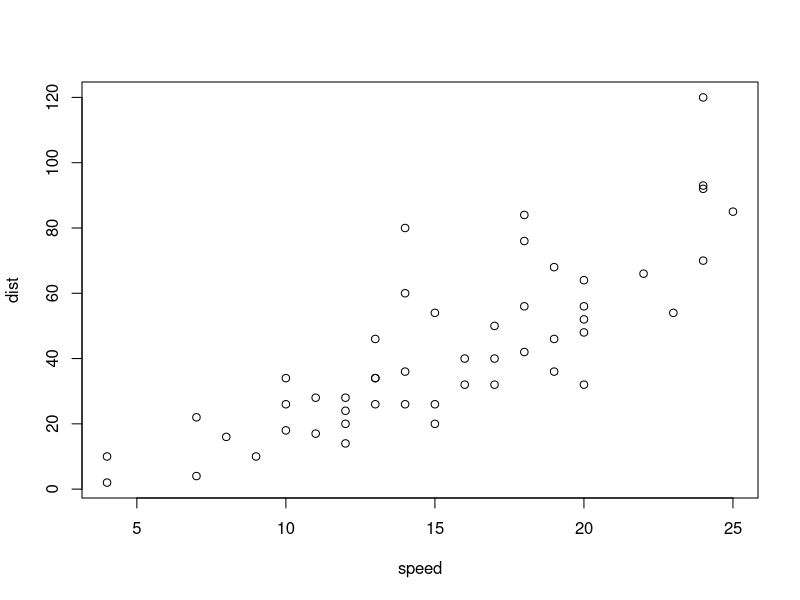
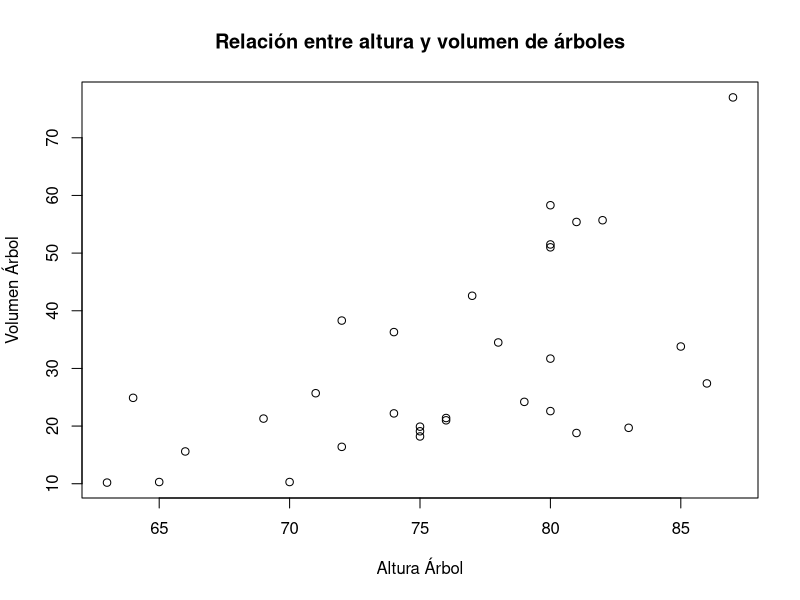
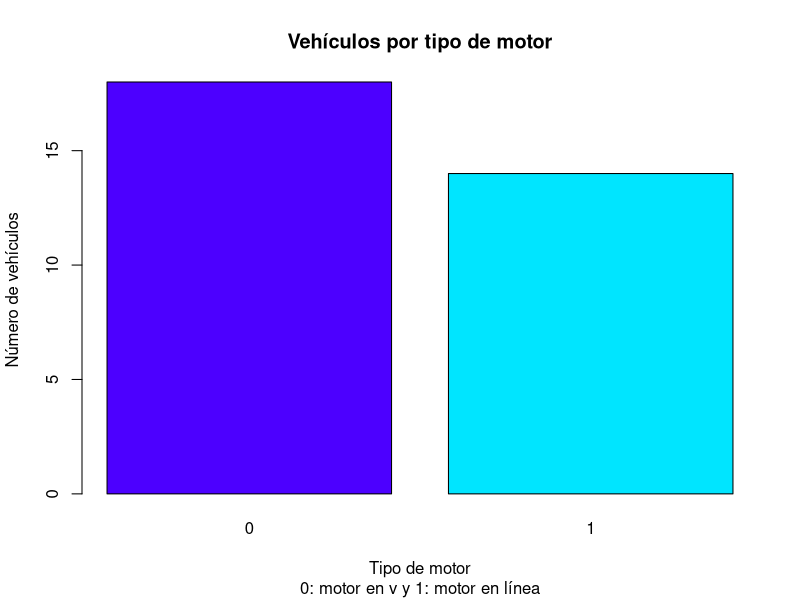
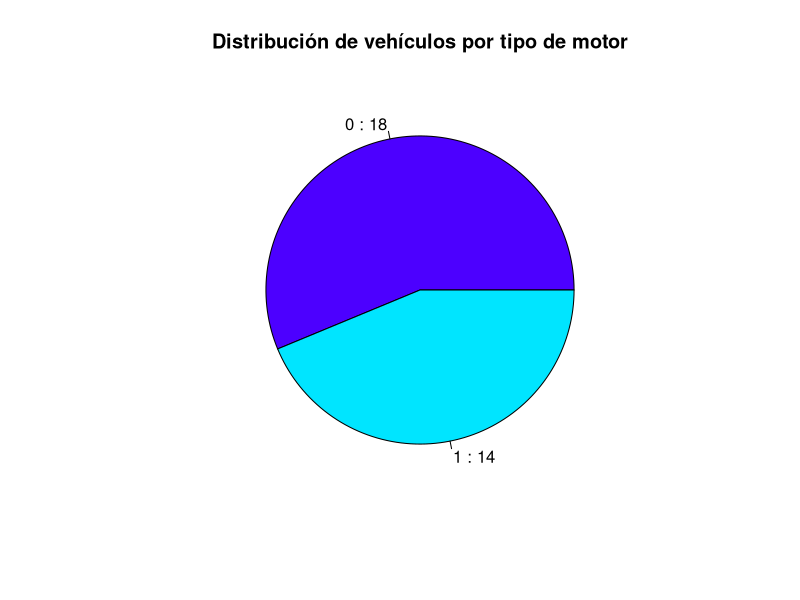
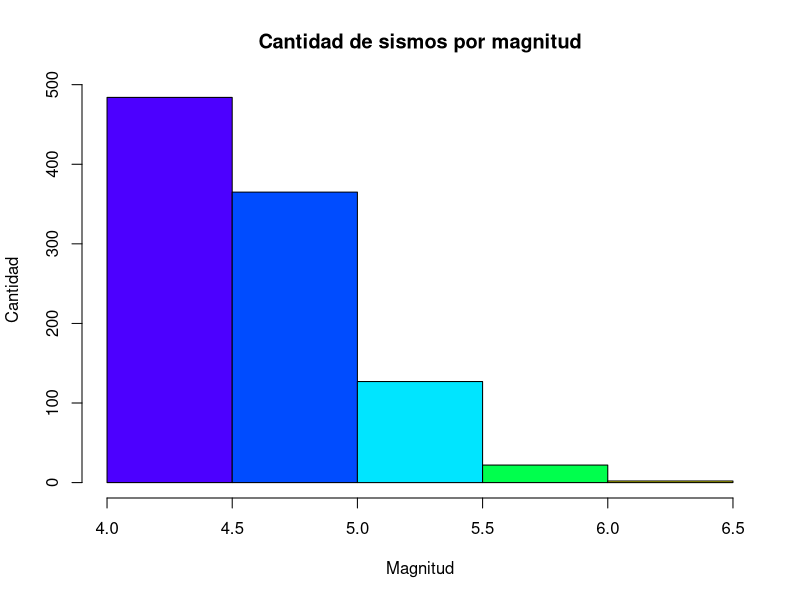
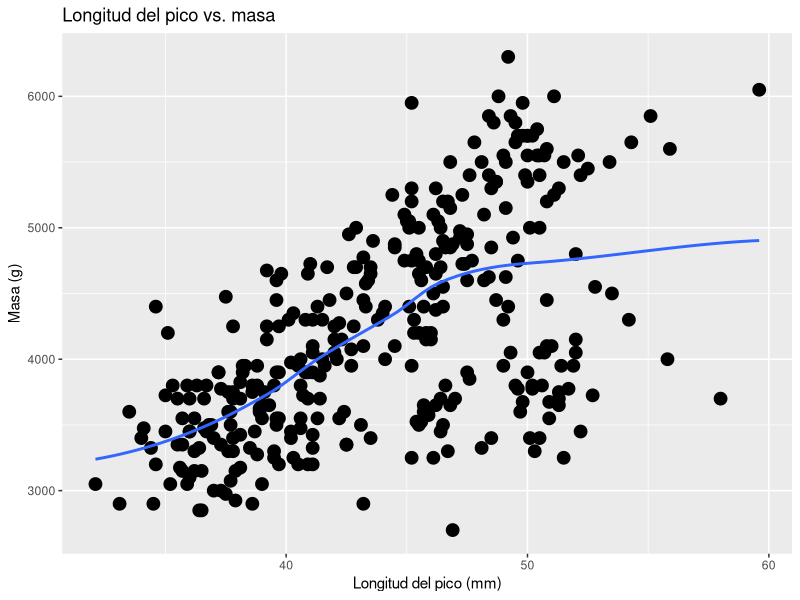
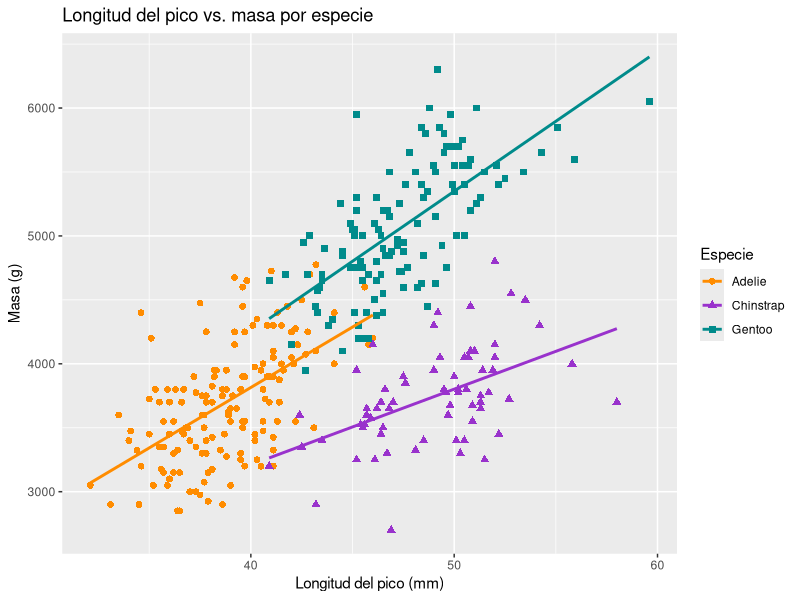

Write R code to recreate these figures, in order.
## ---- chunk 1

library(tidyverse)
library(palmerpenguins)
## ---- chunk 2
#| label: graficos-dispersion-cars
#| code-fold: true
plot(cars)
## ---- chunk 3
plot(
  x = trees$Height,
  y = trees$Volume,
  main = "Relación entre altura y volumen de árboles",
  xlab = "Altura Árbol",
  ylab = "Volumen Árbol"
)

## ---- chunk 4
# Cantidad  de vehículos con el tipo de motor en V o líneal

Tipo_motor <- 
  table(mtcars$vs)

# Despliegue
Tipo_motor

# Gráfico de barras apiladas
barplot(
  height = Tipo_motor,
  main = "Vehículos por tipo de motor",
  sub = "0: motor en v y 1: motor en línea",
  xlab = "Tipo de motor",
  ylab = "Número de vehículos",
  col = topo.colors(2),
  
)

## ---- chunk 5
# Gráfico de pastel para tipo de motor
pie(
  x = Tipo_motor, 
  main = "Distribución de vehículos por tipo de motor",
  labels = paste(names(Tipo_motor), ":", Tipo_motor),
  col = topo.colors(2),
)

# Histograma de cantidad de sismos por magnitud 

hist(
  x = quakes$mag, 
  breaks = 5,
  main = "Cantidad de sismos por magnitud", 
  xlab = "Magnitud", 
  ylab = "Cantidad",
  col = topo.colors(5),
)
## ---- chunk 6
#|llabel: "grafico-pinguinos"

# Gráfico de dispersión de longitud del pico vs masa (peso)
penguins |>
  ggplot(aes(x = bill_length_mm, y = body_mass_g)) +
  geom_point(size = 4) +
  geom_smooth(method = "loess", se = FALSE) +
  ggtitle("Longitud del pico vs. masa") +
  xlab("Longitud del pico (mm)") +
  ylab("Masa (g)") +
  labs(color = "Especie", shape = "Especie")
## ---- chunk 7
#|llabel: "grafico-pinguinos-por-especie"

penguins |>
  ggplot(aes(x = bill_length_mm, y = body_mass_g)) +
  geom_point(aes(color = species,
                 shape = species),
             size = 2) +
  geom_smooth(method = "lm", se = FALSE, aes(color = species)) +
  scale_color_manual(values = c("darkorange", "darkorchid", "cyan4")) +
  ggtitle("Longitud del pico vs. masa por especie") +
  xlab("Longitud del pico (mm)") +
  ylab("Masa (g)") +
  labs(color = "Especie", shape = "Especie")
